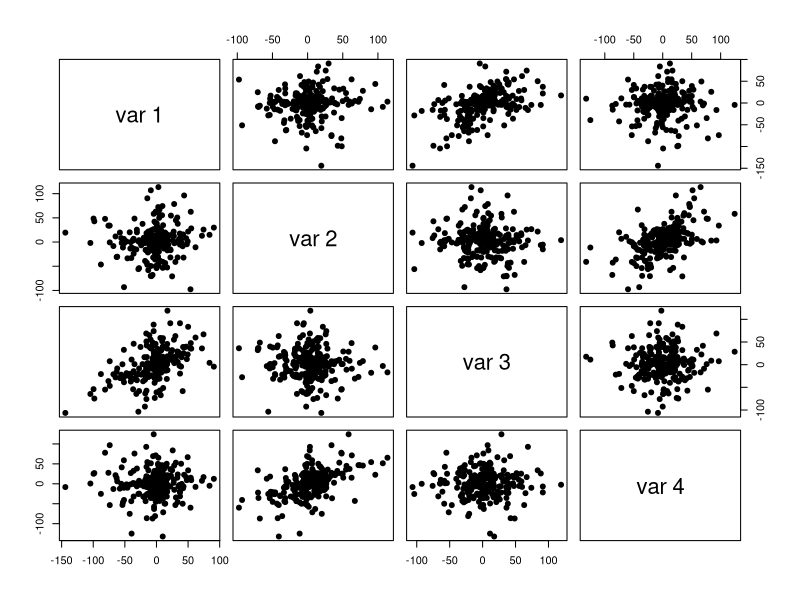
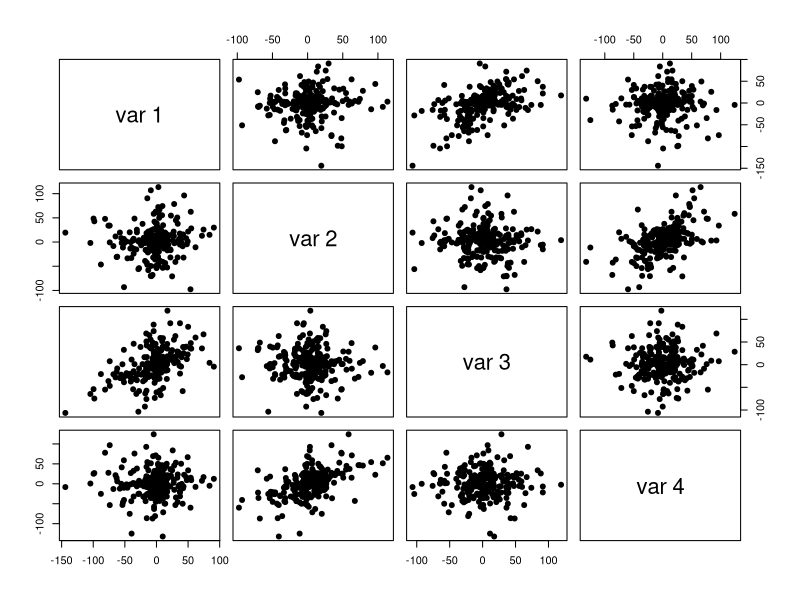

These charts were generated, in order, by the following R code:
## ---- chunk 1
knitr::opts_chunk$set(echo = FALSE, fig.align='center')

library(DiagrammeR)
library(ggplot2)
library(knitr)
## ---- chunk 2
set.seed(5)
x <- rnorm(500, sd=runif(500, 2, 50))
x2 <- 0.5 *x + rnorm(500, sd=runif(500, 2, 50))
d <- matrix(c(x,x2), 250)
pairs(d, pch = 19)
## ---- chunk 3
set.seed(5)
x <- rnorm(500, sd=runif(500, 2, 50))
x2 <- 0.5 *x + rnorm(500, sd=runif(500, 2, 50))
d <- matrix(c(x,x2), 250)
V <- cov(d)
colnames(V)  <- c("var 1","var 2", "var 3", "var 4")
rownames(V)  <- c("var 1","var 2", "var 3", "var 4")
kable(V)
## ---- chunk 4
set.seed(5)
x <- rnorm(500, sd=runif(500, 2, 50))
x2 <- 0.5 *x + rnorm(500, sd=runif(500, 2, 50))
d <- matrix(c(x,x2), 250)
V <- cov(d)
colnames(V)  <- c("var 1","var 2", "var 3", "var 4")
rownames(V)  <- c("var 1","var 2", "var 3", "var 4")
kable(cov2cor(V))
## ---- chunk 5
set.seed(5)
x <- rnorm(500, sd=runif(500, 2, 50))
x2 <- 0.5 *x + rnorm(500, sd=runif(500, 2, 50))
d <- matrix(c(x,x2), 250)
pairs(d, pch = 19)
